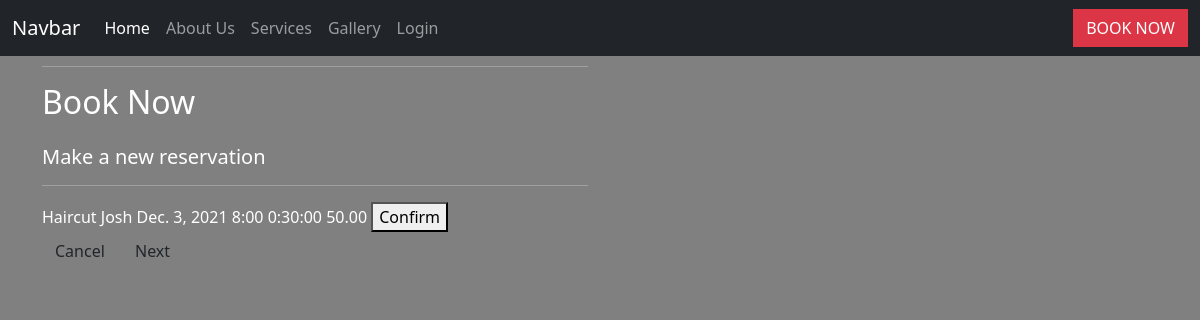
Screenshot of /booking/booking/1/2021-12-03/2/1569 with the database file from the repository.
### booking/models.py (models this page shows)
class Treatment(models.Model):
    name = models.CharField(max_length=254)
    description = models.CharField(max_length=1000)
    price = models.DecimalField(max_digits=6, decimal_places=2)
    duration = models.DurationField(null=False, blank=False)
    def __str__(self):
        return self.name

class Availability(models.Model):
    class Meta:
        verbose_name_plural = 'Availabilities'
    barber = models.ForeignKey('Barber', null=False, blank=False,
                                 on_delete=models.PROTECT)
    date = models.DateField(null=False, blank=False)
    time = models.TimeField(null=False, blank=False)
    available = models.BooleanField(default=True)

class Barber(models.Model):
    barber_name = models.CharField(max_length=254)
    profile_picture = models.ImageField(null=True, blank=True)
    start_time = models.TimeField(default='08:00:00')
    end_time = models.TimeField(default='17:00:00')
    def __str__(self):
        return self.barber_name

### booking/views.py (the view)
# urls.py: path('booking/<int:treatment_id>/<str:day>/<int:barber_id>/<int:availability_id>', views.new_booking_5, name='new_booking_5'),
def new_booking_5(request, treatment_id, day, barber_id, availability_id):
    treatment = get_object_or_404(Treatment, id=treatment_id)
    barber = get_object_or_404(Barber, id=barber_id)
    availability = get_object_or_404(Availability, id=availability_id)
    if request.method == 'POST':
        slots = int(treatment.duration.seconds/60/30)
        for slot in range(1, slots + 1):
            Availability.objects.filter(id=availability_id).update(available=False)
            availability_id += 1
    template = 'booking/new_booking_5.html'
    context = {
        'treatment': treatment,
        'day': day,
        'barber': barber,
        'availability': availability,
    }
    return render(request, template, context)

### booking/templates/booking/new_booking_5.html (shortened to what this page needs)
{% extends "base.html" %}
{% load static %}
{% block content %}
    <div class="container">
        {% include 'includes/new-booking-header.html' %}
        <form action="{% url 'new_booking_5' treatment.id day barber.id availability.id %}" method="POST">
            {{ treatment }}
            {{ availability.barber }}
            {{ availability.date }}
            {{ availability.time|time:"G:i" }}
            {{ treatment.duration }}
            {{ treatment.price }}
            <button type="submit">Confirm</button>
        </form>
        {% include 'includes/buttons-bottom.html' %}
    </div>
{% endblock %}

### static/css/style.css (style rules this page uses)
body { color: white; background-color: gray; }

### rows the page displays
Treatment: name "Haircut", duration "0:30:00", price "50.00"
Availability: barber "Josh", date "Dec. 3, 2021", time "8:00"
